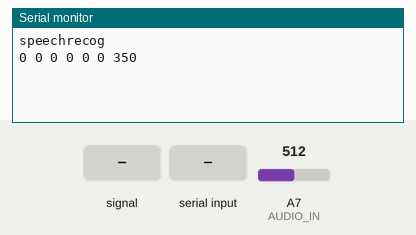
This sketch was run on a simulated Arduino Nano, built with avr-gcc and run on an emulated ATmega328P. Parts: the last lines printed to the serial monitor. The inputs (shaded band) are chosen by the test bench; at power-on: A7 (AUDIO_IN) = 512.

Above: at 1.2 s.
1.3 s: A7 (AUDIO_IN) fed a 200 Hz sine of ±255 counts around its level
At 2.9 s:
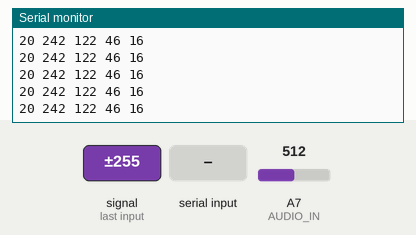
3.4 s: A7 (AUDIO_IN) set to 716
At 5.4 s:
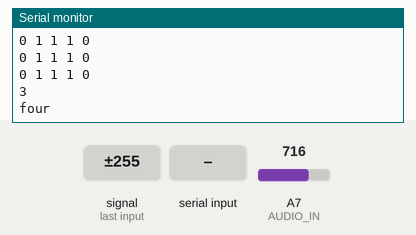
6.4 s: "b" received over Serial
At 7.6 s:
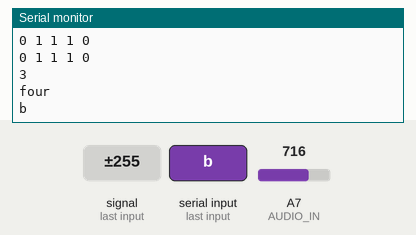
7.9 s: "c" received over Serial
At 9.0 s:
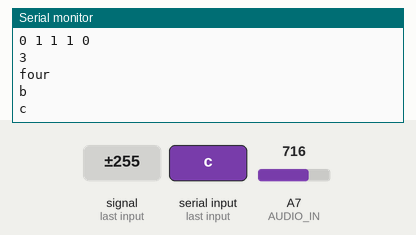
9.4 s: A7 (AUDIO_IN) fed a 1000 Hz sine of ±255 counts around its level
At 11.8 s:
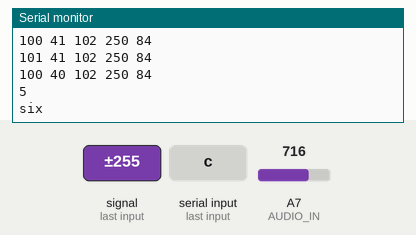
12.4 s: "f" received over Serial
At 14.1 s:
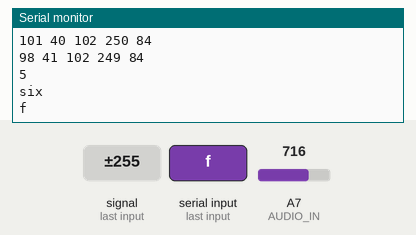
Timing chart, 0 to 15.6 s (numbered marks = the images above; inputs shaded):
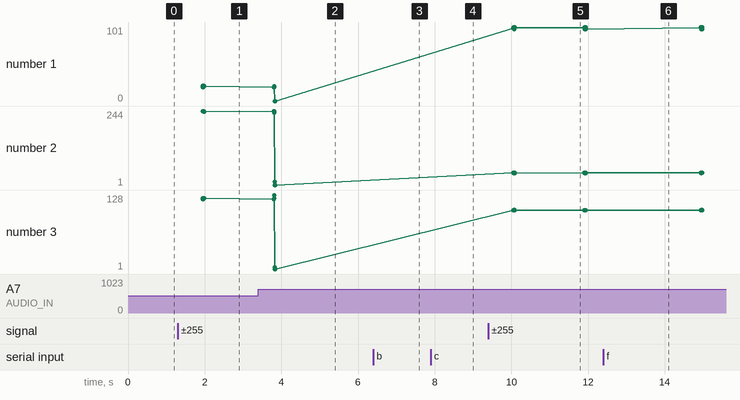

The sketch:

speechrecog2.ino
```cpp
// (licence header left out)
#include <Arduino.h>
#include <SPI.h>
#include "Coeffs.h"
#include "Templates.h"

//-----------------------------------------------------------------------------
// Defines, constants and Typedefs
//-----------------------------------------------------------------------------

// pins
const int AUDIO_IN = A7;

// get register bit - faster: doesn't turn it into 0/1
#ifndef getBit
#define getBit(sfr, bit) (_SFR_BYTE(sfr) & _BV(bit))
#endif

//-----------------------------------------------------------------------------
// Global Constants
//-----------------------------------------------------------------------------

const byte SegmentSize = 50; //in mS
const byte hyster = 2;
const byte thresh = 100;

//-----------------------------------------------------------------------------
// Global Variables
//-----------------------------------------------------------------------------

int CurBandData[nSegments][nBand + 1]; //current band data
bool bAnalyse = true;

//-------------------------------------------------------------------------
// GetSerial
//-------------------------------------------------------------------------
byte GetSerial() {
  while ( Serial.available() == 0 ) ;
  return Serial.read();
}

//-------------------------------------------------------------------------
// PollBands
//-------------------------------------------------------------------------
bool PollBands(bool init)
{
  bool IsPos, Collecting;
  static unsigned long prevTime;
  byte band, seg, val1, val2, i;
  const byte hyster = 20;
  static int zero = 500;
  static byte curSegment = 255;
  long val;
  word zcr;
  static int valmax[10];
  static int pd[10] = {0, 0, 0, 0, 0, 0, 0, 0, 0, 0};
  static int ppd[10] = {0, 0, 0, 0, 0, 0, 0, 0, 0, 0};
  static int ppval = 0;
  static int pval = 0;

  if (init)
  {
    memset(pd, 0, sizeof(pd));
    memset(ppd, 0, sizeof(ppd));
    memset(CurBandData, 0, sizeof(CurBandData));
    pval =  0;
    ppval =  0;
    return false;
  }

  val = 0;
  IsPos = true;
  Collecting = false;
  int n = 0;

  for (curSegment = 0; curSegment < nSegments; curSegment++) {
    zcr = 0;
    prevTime = 0;
    memset(valmax, 0, sizeof(valmax));

    prevTime = millis();
    while (millis() - prevTime < SegmentSize)
    {
      //    val = analogRead(AUDIO_IN);

      while (!getBit(ADCSRA, ADIF)) ; // wait for ADC
      val1 = ADCL;
      val2 = ADCH;
      bitSet(ADCSRA, ADIF); // clear the flag
      bitSet(ADCSRA, ADSC); // start ADC conversion
      val = val1;
      val += val2 << 8;
      //n++;

      if (val < zero)
        zero--; else
        zero++;
      val = val - zero;

      if (!Collecting) {
        if (abs(val) > thresh)
          Collecting = true; else
          return false;
      }

      if (IsPos)
      {
        if (val < -hyster)
        {
          IsPos = false;
          zcr++;
        }
      } else {
        if (val > +hyster)
        {
          IsPos = true;
          zcr++;
        }
      }
      ppval = pval;
      pval = val;

      for (band = 0; band < nBand; band++)
      {
        int L1, L2;
        L1 =  ((-(filt_b1[band]) * pd[band] - filt_b2[band] * ppd[band]) >> 16) + val;
        L2 = (filt_a0[band] * L1 - filt_a0[band] * ppd[band]) >> 16;
        ppd[band] = pd[band];
        pd[band] = L1;
        if (abs(L2) > valmax[band])
          valmax[band]++;
      }
    }

    for (band = 0; band < nBand; band++)
      CurBandData[curSegment][band + 1] = valmax[band];
    CurBandData[curSegment][0] = zcr;
  }

  if (Collecting) {
    Serial.println("a");
    SendUtterance(CurBandData);
    if (bAnalyse)
      AnalyseUtterance(CurBandData);
  }

  return Collecting;
}

//-----------------------------------------------------------------------------
// AnalyseUtterance
//-----------------------------------------------------------------------------
void AnalyseUtterance(int Utterance[nSegments][nBand+1]) {
  int i,dist;
  char buffer[30];

  i = FindBestUtterance(Utterance,&dist);
  strcpy_P(buffer, (char *)pgm_read_word(&(sUtterances[i])));
  Serial.println(i);
  Serial.println(buffer);
}

//-----------------------------------------------------------------------------
// PrintCurBandData
//-----------------------------------------------------------------------------
void PrintCurBandData(void)
{
  byte seg, band;

  Serial.println("a");
  for (seg = 0; seg < nSegments; seg++) {
    for (band = 0; band <= nBand; band++) {
      Serial.print(CurBandData[seg][band]);
      Serial.print(" ");
    }
    Serial.println("");
  }
}

//-----------------------------------------------------------------------------
// SendUtterance
//-----------------------------------------------------------------------------
void SendUtterance(int Utterance[nSegments][nBand+1])
{
  byte seg,band;
  for (seg = 0; seg < nSegments; seg++) {
    for (band = 0; band <= nBand; band++) {
      Serial.print(Utterance[seg][band]);
      Serial.print(" ");
    }
    Serial.println("");
  }
}

//-----------------------------------------------------------------------------
// ShiftedDistance
//   distance from Utterance shifted by shift
//   to Templates[TemplateUtt]
//-----------------------------------------------------------------------------

int ShiftedDistance(int Utterance[nSegments][nBand+1], byte TemplateUtt, int8_t shift){
  byte band,seg,importance;
  int aUtterance[nSegments][nBand+1];
  int Dist,aMean,aSD;

  ShiftUtterance(Utterance, aUtterance, shift);

  Dist = 0;
  for (seg = 0; seg < nSegments; seg++) {
    if (seg == 0)
      importance = 2; else
      importance = 1;

    for (band = 0; band <= nBand; band++) {
      aMean = pgm_read_word(&Templates[TemplateUtt][seg][band].mean);
      aSD = pgm_read_word(&Templates[TemplateUtt][seg][band].sd);
      Dist = constrain(Dist+importance*abs(((long)aUtterance[seg][band])-aMean)*1000 / (50+aSD),-10000,+10000);
    }
  }

  return Dist;
}

//-----------------------------------------------------------------------------
// ShiftUtterance
//   shift an utterance by shift/SubShifts
//-----------------------------------------------------------------------------
void ShiftUtterance(int utSource[nSegments][nBand+1], int utDest[nSegments][nBand+1], int shift) {
  int8_t i,j,k,n;
  int m;
  byte seg,band;

  if (shift == 0) {
    for (seg = 0; seg < nSegments; seg++)
      for (band = 0; band <= nBand; band++)
        utDest[seg][band] = utSource[seg][band];
  } else {
    for (seg = 0; seg < nSegments; seg++)
    {
      n = SubShifts*(nSegments-1);
      i = shift*(nSegments-1);
      j = -i / (SubShifts*(nSegments-1));
      i = abs(i) % ((nSegments-1)*SubShifts);

      if (shift < 0)
        k = j+1; else
        k = j-1;
      for (band = 0; band <= nBand; band++) {
        if ((seg+j >= 0) && (seg+j < nSegments))
          m = utSource[seg+j][band]*((nSegments-1)*SubShifts-i) / n; else
          m = 0;
        if ((seg+k >= 0) && (seg+k < nSegments))
          m = m+utSource[seg+k][band]*i / n;
        utDest[seg][band] = m;
      }
    }
  }

  NormaliseUtterance(utDest);
}

//-----------------------------------------------------------------------------
// NormaliseUtterance
//-----------------------------------------------------------------------------
void NormaliseUtterance(int Utterance[nSegments][nBand+1]) {
  byte seg,band;
  long SegmentTotal,i;
  SegmentTotal = 0;
  for (seg = 0; seg < nSegments; seg++)
    for (band = 0; band <= nBand; band++)
      SegmentTotal += Utterance[seg][band];
  SegmentTotal = max(SegmentTotal,1);
  i = 50*nSegments*nBand;
  for (seg = 0; seg < nSegments; seg++)
    for (band = 0; band <= nBand; band++)
      Utterance[seg][band] = (i*Utterance[seg][band]) / SegmentTotal;
}

//-----------------------------------------------------------------------------
// FindBestShift
//-----------------------------------------------------------------------------
int FindBestShift(int Utterance[nSegments][nBand+1], int TemplateUtt) {
  int dist,BestShift,BestShiftDist,shift;
  BestShiftDist = 0x7FFF;
  for (shift = -MaxShift; shift <= MaxShift; shift++) {
    dist = ShiftedDistance(Utterance,TemplateUtt,shift);
    if (dist < BestShiftDist) {
      BestShiftDist = dist;
      BestShift = shift;
    }
  }
  return BestShift;
}

//-----------------------------------------------------------------------------
// FindBestUtterance
//   which template best fits the utterance
//-----------------------------------------------------------------------------
int FindBestUtterance(int Utterance[nSegments][nBand+1], int *BestDist) {
  int dist,BestUttDist,shiftDist;
  int BestUtt,shift,TemplateUtt;

  BestUtt = 0;
  *BestDist = 0;
  BestUttDist = 0x7FFF;
  for (TemplateUtt = 0; TemplateUtt < nUtterances; TemplateUtt++) {
    shift = FindBestShift(Utterance,TemplateUtt);
    shiftDist = ShiftedDistance(Utterance,TemplateUtt,shift);

    if (shiftDist < BestUttDist) {
      BestUttDist = shiftDist;
      BestUtt = TemplateUtt;
      *BestDist = BestUttDist;
    }
  }
  return BestUtt;
}

//-----------------------------------------------------------------------------
// CheckSerial
//-----------------------------------------------------------------------------
void CheckSerial(void)
{
  byte seg,band,i,j;
  static int Utterance[nSegments][nBand+1];

  if ( Serial.available() > 0 ) {
    switch (GetSerial()) {
      case 'u':
        for (seg = 0; seg < nSegments; seg++) {
          for (band = 0; band <= nBand; band++) {
            Utterance[seg][band] = GetSerial();
            Utterance[seg][band] += 256*GetSerial();
          }
        }
        break;
//      case 's':
//        ShiftUtterance(Utterance,Utterance2,(int8_t)GetSerial());
//        Serial.println('s');
//        SendUtterance(Utterance2);
//        break;
//      case 'd':
//        Serial.println('d');
//        i = (int8_t)GetSerial();
//        j = (int8_t)GetSerial();
//        Serial.println(ShiftedDistance(Utterance, i, j));
//        break;
//      case 'b':
//        Serial.println('b');
//        Serial.println(FindBestShift(Utterance, GetSerial()));
//        break;
      case 'b':
Serial.println('b');
        bAnalyse = false; // do not analyse utterances - we're just collecting data
        break;
      case 'c':
Serial.println('c');
        bAnalyse = true; // analyse utterances
        break;
      case 'f':
        Serial.println('f');
        AnalyseUtterance(Utterance);
        break;
    }
  }
}

//-------------------------------------------------------------------------
// setup
//-------------------------------------------------------------------------
void setup(void)
{
  Serial.begin(57600);
  Serial.println("speechrecog");

  pinMode(AUDIO_IN, INPUT);
  analogReference(EXTERNAL);
  analogRead(AUDIO_IN); // initialise ADC to read audio input

  Serial.println("0 0 0 0 0 0 350");

  PollBands(true);
}

//-----------------------------------------------------------------------------
// Main routines
// loop
//-----------------------------------------------------------------------------
void loop(void)
{
  CheckSerial();

  PollBands(false);
}
```

Coeffs.h
```cpp
const byte nBand = 4;
// frequencies: 150, 356, 843, 2000
const long filt_a0[nBand+1] = {3259, 7166, 14089, 20190};
const long filt_b1[nBand+1] = {-123690, -112214, -81133, 0};
const long filt_b2[nBand+1] = {59018, 51204, 37359, 25156};
```

Source omitted: Templates.h (7563 bytes)

Measured:
- after the input at 1.3 s, the serial monitor: prints a new line after 0.65 s (image 1)
- after the input at 3.4 s, the serial monitor: prints a new line after 0.42 s (image 2)
- after the input at 6.4 s, the serial monitor: prints a new line at once (image 3)
- after the input at 7.9 s, the serial monitor: prints a new line at once (image 4)
- after the input at 9.4 s, the serial monitor: prints a new line after 0.65 s (image 5)
- after the input at 12.4 s, the serial monitor: prints a new line after 0.71 s (image 6)
- plotted number 1: 20 → 0 after the input at 3.4 s, 0 → 98 after the input at 9.4 s
- plotted number 2: 242 → 1 after the input at 3.4 s, 1 → 41 after the input at 9.4 s
